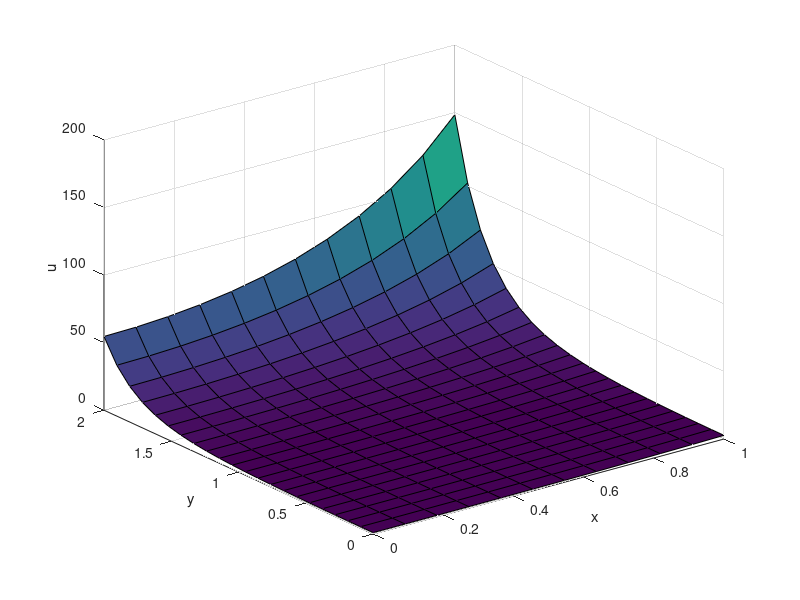

Write the MATLAB code that produced this figure.
n = 10;
m = 20;

xs = 0;
xe = 1;
ys = 0;
ye = 2;

x = linspace(xs, xe, n+2)';
y = linspace(ys, ye, m+2)';
[X, Y] = meshgrid(x, y);
    
Xin = X(2:m+1, 2:n+1)';
Yin = Y(2:m+1, 2:n+1)';

uExact = @(xa, ya)exp(xa.^2 + ya.^2);
gFunc = uExact;

hx = (xe - xs)/(n + 1);
hy = (ye - ys)/(m + 1);

em = ones(m, 1);
en = ones(n, 1);
Cmat = spdiags([-en/hx^2, 2*en*(1/hx^2 + 1/hy^2), -en/hx^2], -1:1, n, n);
Dmat = -(1/hy^2)*speye(n);
Emat = spdiags([em, em], [-1,1], m, m);

A = kron(speye(m), Cmat) + kron(Emat, Dmat) + spdiags(Xin(:).^2 + Yin(:).^2, 0, m*n, m*n);
f = -(4 + 3*Xin(:).^2 + 3*Yin(:).^2).*exp(Xin(:).^2 + Yin(:).^2);

f(1:n) = f(1:n) - Dmat*gFunc(x(2:n+1), ys);
for i = 1:m
    f((i - 1)*n + 1) = f((i - 1)*n + 1) + gFunc(xs, y(i + 1))/(hx^2);
    f(i*n) = f(i*n) + gFunc(xe, y(i + 1))/(hx^2);
end
f((m-1)*n + 1:m*n) = f((m-1)*n + 1:m*n) - Dmat*gFunc(x(2:n+1), ye);

u = A\f;
u = reshape(u, [n, m])';

uTot = zeros(m+2, n+2);
uTot(1, :) = gFunc(x, ys);
uTot(end, :) = gFunc(x, ye);
uTot(:, 1) = gFunc(xs, y);
uTot(:, end) = gFunc(xe, y);
uTot(2:m+1, 2:n+1) = u;
surf(X, Y, uTot)
xlabel('x')
ylabel('y')
zlabel('u')

% Calculate the L2 norm
err = sqrt(trapz(y, trapz(x, (uTot - uExact(X, Y)).^2, 2)));